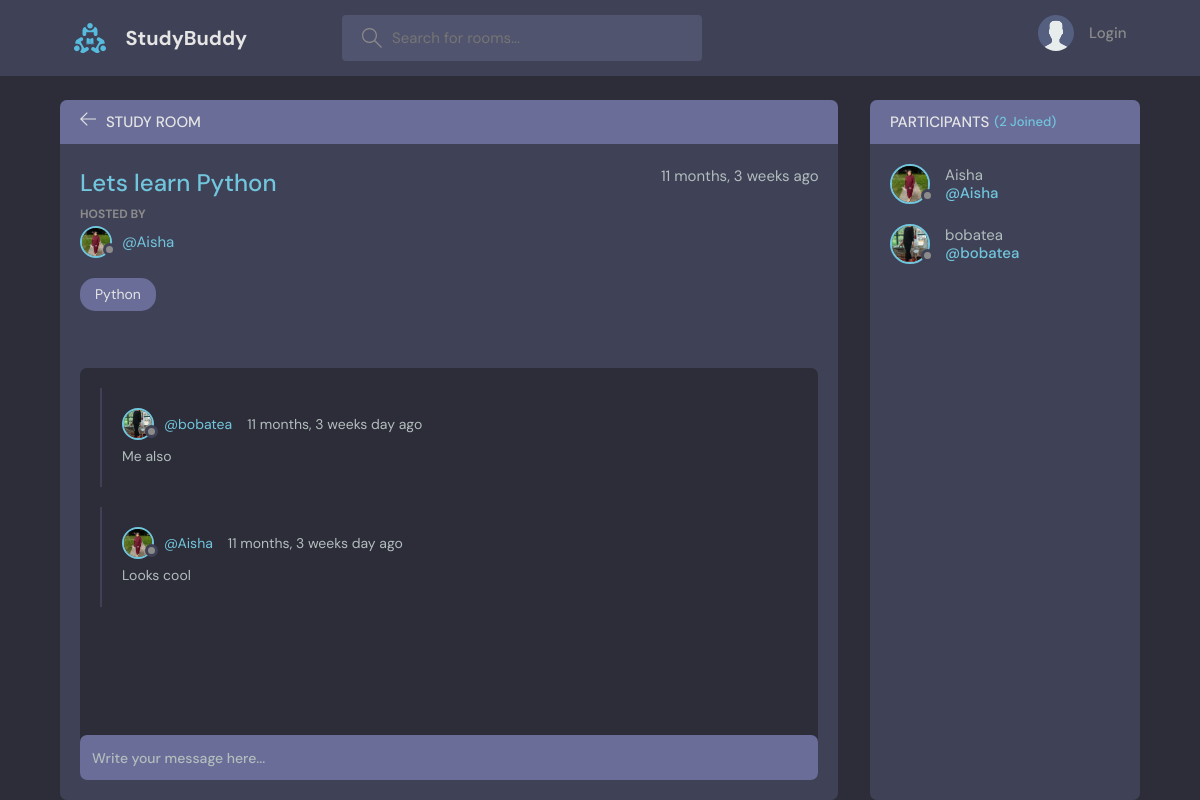
/room/1, run on the app's committed database.
### base/models.py (models this page shows, shortened)
class Room(models.Model):
    host = models.ForeignKey(User, on_delete=models.SET_NULL, null=True)
    topic = models.ForeignKey(Topic, on_delete=models.SET_NULL, null=True)
    name = models.CharField(max_length=200)
    description = models.TextField(null=True, blank=True)
    participants = models.ManyToManyField(User, related_name='participants', blank=True)
    updated = models.DateTimeField(auto_now=True)
    created = models.DateTimeField(auto_now_add=True)
    class Meta:
        ordering = ['-updated', '-created']

class User(AbstractUser):
    name = models.CharField(max_length=200, null=True)
    email = models.EmailField(unique=True, null=True)
    bio = models.TextField(null=True)
    avatar = models.ImageField(null=True, default="avatar.svg")
    USERNAME_FIELD = "email"
    REQUIRED_FIELDS = []

class Topic(models.Model):
    name = models.CharField(max_length=200)
    def __str__(self):
        return self.name

class Message(models.Model):
    user = models.ForeignKey(User, on_delete=models.CASCADE) #//
    room = models.ForeignKey(Room, on_delete=models.CASCADE) #Cascade will delete the messages once a room is deleted. SET_NULL will keep the messages in the database. This is a 1-to-M relationship. One room will have many messages(children)
    body = models.TextField()
    updated = models.DateTimeField(auto_now=True)
    created = models.DateTimeField(auto_now_add=True)
    class Meta:
        ordering = ['-updated', '-created']

### base/views.py (the view, shortened to what this page needs)
# urls.py: path('room/<str:pk>', views.room, name="room"),
def room(request, pk):
    room = Room.objects.get(id=pk)
    room_messages = room.message_set.all().order_by('-created')
    participants = room.participants.all()
    context = {'room': room, 'room_messages': room_messages,
               'participants': participants}
    return render(request, 'base/room.html', context)

### base/templates/base/room.html (shortened to what this page needs)
{% extends 'main.html' %} {% block content %}
<main class="profile-page layout layout--2">
  <div class="container">
    <div class="room">
      <div class="room__top">
        <div class="room__topLeft">
          <a href="{% url 'home' %}">
            <svg
              version="1.1"
              xmlns="http://www.w3.org/2000/svg"
              width="32"
              height="32"
              viewBox="0 0 32 32"
            >
              <title>arrow-left</title>
              <path
                d="M13.723 2.286l-13.723 13.714 13.719 13.714 1.616-1.611-10.96-10.96h27.625v-2.286h-27.625l10.965-10.965-1.616-1.607z"
              ></path>
            </svg>
          </a>
          <h3>Study Room</h3>
        </div>
      </div>
      <div class="room__box scroll">
        <div class="room__header scroll">
          <div class="room__info">
            <h3>{{room.name}}</h3>
            <span>{{room.created|timesince}} ago</span>
          </div>
          <div class="room__hosted">
            <p>Hosted By</p>
            <a
              href="{% url 'user-profile' room.host.id %}"
              class="room__author"
            >
              <div class="avatar avatar--small">
                <img src="{{room.host.avatar.url}}" />
              </div>
              <span>@{{room.host.username}}</span>
            </a>
          </div>
          <span class="room__topics">{{room.topic}}</span>
        </div>
        <div class="room__conversation">
          <div class="threads scroll">
            {% for message in room_messages %}
            <div class="thread">
              <div class="thread__top">
                <div class="thread__author">
                  <a
                    href="{% url 'user-profile' message.user.id %}"
                    class="thread__authorInfo"
                  >
                    <div class="avatar avatar--small">
                      <img src="{{message.user.avatar.url}}" />
                    </div>
                    <span>@{{message.user.username}}</span>
                  </a>
                  <span class="thread__date"
                    >{{message.created|timesince}} day ago</span
                  >
                </div>
              </div>
              <div class="thread__details">{{message.body}}</div>
            </div>
            {% endfor %}
          </div>
        </div>
      </div>
      <div class="room__message">
        <form method="POST" action="">
          <input name="body" placeholder="Write your message here..." />
        </form>
      </div>
    </div>
    <div class="participants">
      <h3 class="participants__top">
        Participants <span>({{participants.count}} Joined)</span>
      </h3>
      <div class="participants__list scroll">
        {% for user in participants %}
        <a href="{% url 'user-profile' user.id %}" class="participant">
          <div class="avatar avatar--medium">
            <img src="{{user.avatar.url}}" />
          </div>
          <p>
            {{user.username}}
            <span>@{{user.username}}</span>
          </p>
        </a>
        {% endfor %}
      </div>
    </div>
  </div>
</main>
{% endblock content %}

### data on the page
Room: name "Lets learn Python", created "11 months, 3 weeks", host.avatar (picture), host.username "Aisha", topic "Python"
Message: user.avatar (picture), user.username "bobatea", created "11 months, 3 weeks", body "Me also"
Message: user.avatar (picture), user.username "Aisha", created "11 months, 3 weeks", body "Looks cool"
User: avatar (picture), username "Aisha"
User: avatar (picture), username "bobatea"

### other printed values
{{ participants.count }} "2"
